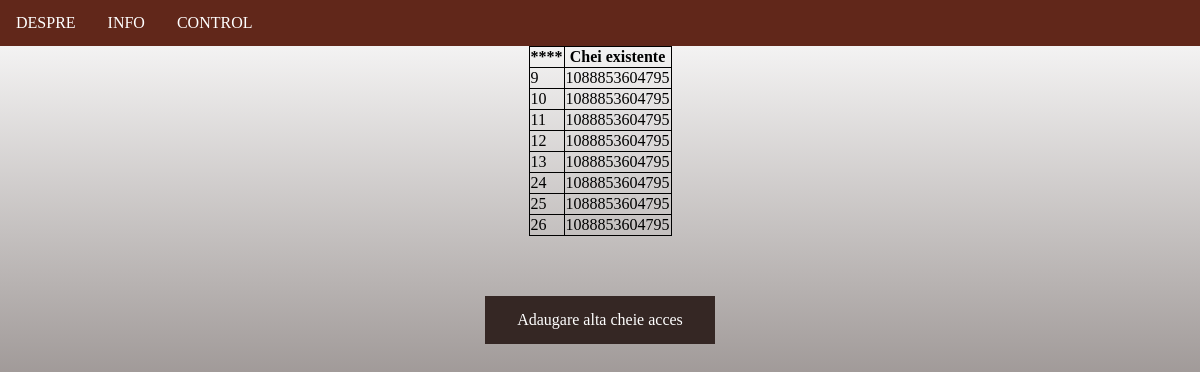
Before: /interface/display_current_keys (signed in) with the older database file.
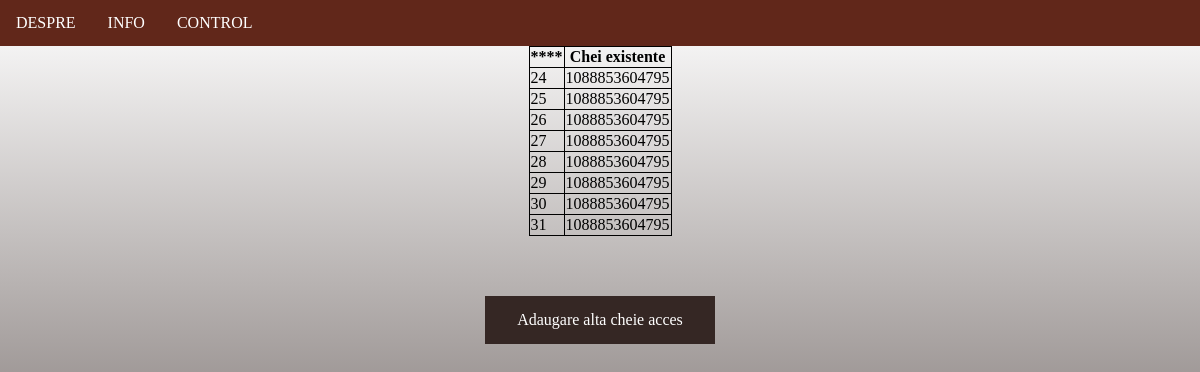
After: the same page with the newer database file.
### interface/models.py (models this page shows)
class RFIDKeysModel(models.Model):
    key = models.CharField(max_length=13, blank=True)

### interface/views.py (the view)
# urls.py: path('display_current_keys', views.display_current_keys, name='display_current_keys'),
@login_required
def display_current_keys(request):
    queryset = RFIDKeysModel.objects.all()
    return render(request, 'registration/display_current_keys.html', {'queryset':queryset})

### templates/registration/display_current_keys.html (shortened to what this page needs)
{% extends 'base.html' %}
    {% block head %}
    <link href="/static/css/style.css" rel="stylesheet">
    <header>
        <div class="container">
                <ul class="ul">
                            <li class="li"><a href="{% url 'home' %}"><font face="Euphemia">DESPRE</font></a></li>
                            <li class="li"><a href="{% url 'interface:render_info_page' %}"><font face="Euphemia">INFO</font></a></li>
                            <li class="li"><a href="{% url 'interface:render_control_page' %}"><font face="Euphemia">CONTROL</font></a></li>
                </ul>
        </div>
    </header>
    {% endblock %}
    {% block content %}
    <div="h2">
    <table align="center", style="border-collapse:collapse;border:1px solid black;">
    <thead>
      <tr style="border-collapse:collapse;border:1px solid black;">
          <th>****</th>
          <th style="border-collapse:collapse;border:1px solid black;">Chei existente</th>
      </tr>
    </thead>
      <tbody>
      {% for item in queryset %}
        <tr style="border-collapse:collapse;border:1px solid black;">
            <td style="border-collapse:collapse;border:1px solid black;"> {{ item.id  }}  </td>
            <td style="border-collapse:collapse;border:1px solid black;"> {{ item.key  }}  </td>
        </tr>
      {% endfor %}
    </tbody>
  </table>
    </div>
     <div class="h2">
      <a href="{% url 'interface:add_new_key' %}" class="buttonfilter">Adaugare alta cheie acces </a></div>
    {% endblock %}

Changed rows visible on the page:
removed RFIDKeysModel: id "9", key "1088853604795"
removed RFIDKeysModel: id "10", key "1088853604795"
removed RFIDKeysModel: id "11", key "1088853604795"
removed RFIDKeysModel: id "12", key "1088853604795"
removed RFIDKeysModel: id "13", key "1088853604795"
added RFIDKeysModel: id "27", key "1088853604795"
added RFIDKeysModel: id "28", key "1088853604795"
added RFIDKeysModel: id "29", key "1088853604795"
added RFIDKeysModel: id "30", key "1088853604795"
added RFIDKeysModel: id "31", key "1088853604795"
